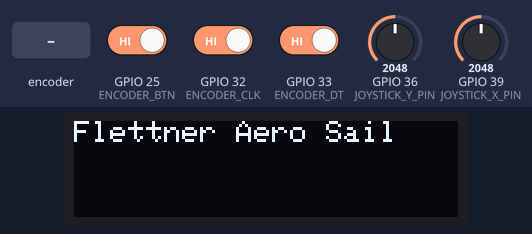
The program below on a simulated ESP32. Parts: 128×32 one-colour display. The test bench sets the inputs (shaded band); at power-on: GPIO 25 (ENCODER_BTN) HIGH, GPIO 32 (ENCODER_CLK) HIGH, GPIO 33 (ENCODER_DT) HIGH, GPIO 36 (JOYSTICK_Y_PIN) = 2048, GPIO 39 (JOYSTICK_X_PIN) = 2048. What the program prints to the serial monitor is not drawn.

Above: at 1.2 s.
1.3 s: rotary encoder on GPIO 32 (ENCODER_CLK) / GPIO 33 (ENCODER_DT) turned 3 steps (first pin leading)
At 1.32 s:
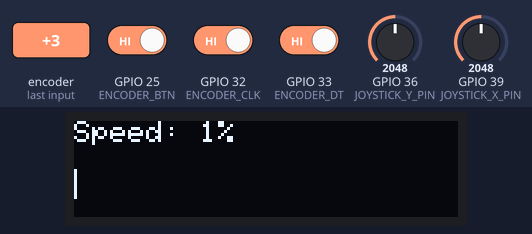
At 2.9 s:
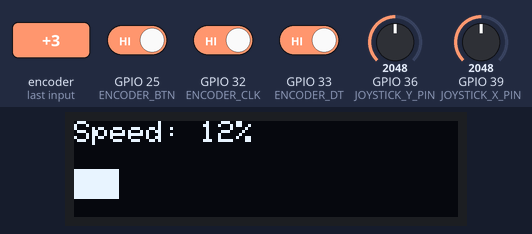
3.4 s: GPIO 25 (ENCODER_BTN) driven LOW
At 4.6 s:
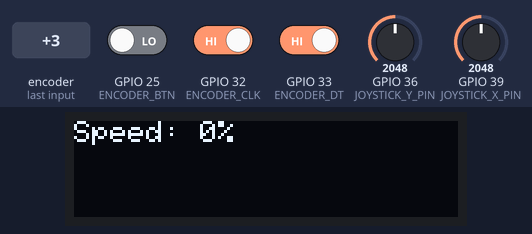
Timing chart, 0 to 6.4 s (numbered marks = the images above; inputs shaded):
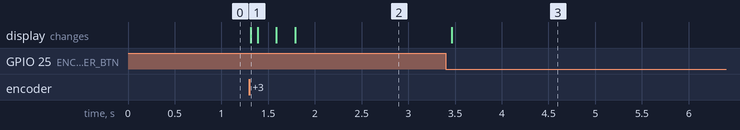

Measured:
- after the input at 1.3 s, the display: changes at once (image 1)
- after the input at 3.4 s, the display: changes after 0.07 s (image 3)

The program:

main.cpp
```cpp
//========================================================================================
// Controller FAS Project
//========================================================================================

// To-Do:
//----------------------------------------------------------------------------------------
// Urgent:
//        decrementing speed control 1500 stops it immediately → millis() function for timing
//        let the neutral_offset be 0, when no data has been received
//----------------------------------------------------------------------------------------
// Ideas:
//        implement a speedometer for the rotating cylinder and a corresponding display output
//        implement a maximum speed limiter (example: limit to 1750 instead of 2000)
//        implement sleep modes for power efficiency
//----------------------------------------------------------------------------------------

#include <esp_now.h>
#include <WiFi.h>
#include <Arduino.h>
#include <math.h>
#include <Adafruit_GFX.h>
#include <Adafruit_SSD1306.h>

//========================================================================================
// Configuration Constants
//========================================================================================
static const uint8_t CONTROLLER_MAC[] = {0xFC, 0xB4, 0x67, 0x77, 0x9B, 0x5C};
static const uint8_t BOAT_MAC[] =       {0xE4, 0x65, 0xB8, 0x49, 0xC3, 0x68};

static constexpr uint8_t JOYSTICK_X_PIN = 39;   // VRX VN
static constexpr uint8_t JOYSTICK_Y_PIN = 36;   // VRY VP
static constexpr uint8_t ENCODER_CLK = 32;      // A
static constexpr uint8_t ENCODER_DT = 33;       // B
static constexpr uint8_t ENCODER_BTN = 25;
static constexpr uint8_t SDA_PIN = 21;
static constexpr uint8_t SCL_PIN = 22;

static constexpr bool TESTING_ACTIVE = false;
static constexpr bool CUSTOM = false;
static constexpr unsigned long DEBOUNCE_DELAY_MS = 50;

// Display configuration
static constexpr uint8_t SCREEN_WIDTH = 128;
static constexpr uint8_t SCREEN_HEIGHT = 32;
static constexpr uint8_t OLED_ADDRESS = 0x3C;

//========================================================================================
// Data Structures
//========================================================================================
#pragma pack(push, 1)
// Structure for Data Transmission
struct TransmitData {
    char  message[32];
    float joystickX;
    float joystickY;
    bool  joystickButton;
    uint16_t rotaryEncoderValue;
    bool  rotaryEncoderButton;
};

struct ValueState {
    uint16_t rawX = 0;
    uint16_t rawY = 0;
    float    processedX = 0.0;
    float    processedY = 0.0;
    volatile long encoderValue = 0;
    volatile long lastEncoderValue = 0;
    int buttonState = HIGH;
    int lastButtonState = HIGH;
    unsigned long lastDebounceTime = 0;
    bool reverseState = false;
    bool dataReady = true;
    long speed = 0;
};
#pragma pack(pop)

//========================================================================================
// Global Objects
//========================================================================================
Adafruit_SSD1306 display(SCREEN_WIDTH, SCREEN_HEIGHT, &Wire, -1);
TransmitData txData;
ValueState valueState;

//========================================================================================
// Function Prototypes
//========================================================================================
void initializeDisplay();
void initializeEncoder();
void initializeESPNOW();
void updateJoystickValues();
void handleEncoderButton();
void updateDisplay();
void sendControlData();
void resetValues();
void onSent(const uint8_t *mac_addr, esp_now_send_status_t status);
void IRAM_ATTR updateEncoderA();
void IRAM_ATTR updateEncoderB();

//========================================================================================
// Setup and Loop
//========================================================================================
void setup() {
    Serial.begin(115200);
    WiFi.mode(WIFI_STA);

    initializeDisplay();
    initializeEncoder();
    initializeESPNOW();

    strncpy(txData.message, "Operational", sizeof(txData.message)-1);
    txData.message[sizeof(txData.message) - 1] = '\0';
    Serial.println("System initialized");
}

void loop() {
    if (valueState.dataReady) {
        updateJoystickValues();
        handleEncoderButton();
        updateDisplay();
        sendControlData();
    }

    if (CUSTOM) {
        Serial.print("X Value: ");
        Serial.println(txData.joystickX);
        Serial.print("Y Value: ");
        Serial.println(txData.joystickY);
        delay(200);
  }
}

//========================================================================================
// Hardware Initialization
//========================================================================================
void initializeDisplay() {
    Wire.begin();
    if (!display.begin(SSD1306_SWITCHCAPVCC, OLED_ADDRESS)) {
        Serial.println("Display initialization failed");
        while(true);
    }

    display.clearDisplay();
    display.setTextSize(1);
    display.setTextColor(WHITE);
    display.setCursor(0, 0);
    display.println("Flettner Aero Sail");
    display.display();
}

void initializeEncoder() {
    pinMode(ENCODER_CLK, INPUT_PULLUP);
    pinMode(ENCODER_DT, INPUT_PULLUP);
    pinMode(ENCODER_BTN, INPUT_PULLUP);
    attachInterrupt(digitalPinToInterrupt(ENCODER_CLK), updateEncoderA, CHANGE);
    attachInterrupt(digitalPinToInterrupt(ENCODER_DT), updateEncoderB, CHANGE);
    txData.rotaryEncoderValue = 1500;
}

void initializeESPNOW() {
    if (esp_now_init() != ESP_OK && TESTING_ACTIVE) {
      Serial.println("ESP-NOW konnte nicht initialisiert werden");
      return;
    }
    esp_now_register_send_cb(onSent);
    esp_now_peer_info_t peerInfo;
    memset(&peerInfo, 0, sizeof(peerInfo));
    memcpy(peerInfo.peer_addr, BOAT_MAC, 6);
    peerInfo.channel = 0;
    peerInfo.encrypt = false;

    if (!esp_now_is_peer_exist(BOAT_MAC)) {
      if (esp_now_add_peer(&peerInfo) != ESP_OK && TESTING_ACTIVE) {
        Serial.println("Peer registration failed");
      }
    }
}

//========================================================================================
// Input Handling
//========================================================================================
void updateJoystickValues() {
    valueState.rawX = analogRead(JOYSTICK_X_PIN);
    valueState.rawY = analogRead(JOYSTICK_Y_PIN);

    //
    valueState.processedX = constrain(
        map(valueState.rawX, 0, 4095, -255, 304), -255, 255);   // -208 255
    valueState.processedY = constrain(
        map(valueState.rawY, 0, 4095, 255, -306.5), -255, 255); // 255 -310.5

    txData.joystickX = valueState.rawX;
    txData.joystickY = valueState.rawY;
}

void handleEncoderButton() {
    int currentState = digitalRead(ENCODER_BTN);

    if (currentState != valueState.lastButtonState) {
        valueState.lastDebounceTime = millis();
    }
    if ((millis() - valueState.lastDebounceTime) > DEBOUNCE_DELAY_MS) {
        if (currentState != valueState.buttonState) {
            valueState.buttonState = currentState;

            // Trigger on the FALLING edge (button pressed)
            if (valueState.buttonState == LOW) {
                valueState.reverseState = !valueState.reverseState;
                resetValues();
                if (valueState.reverseState == true) {
                    txData.rotaryEncoderValue = map(valueState.speed, 0, 100, 1500, 2000);
                } else {
                    txData.rotaryEncoderValue = map(valueState.speed, 0, 100, 1500, 1000);
                }
            }
        }
    }
    valueState.lastButtonState = currentState;
}

void resetValues(){
    valueState.speed = 0;
    valueState.encoderValue = 0;
    valueState.lastEncoderValue = 0;
    display.clearDisplay();
    display.setCursor(0, 0);
    display.print("Speed: ");
    display.print(valueState.speed);
    display.print("%");
    display.display();
}

//========================================================================================
// Display & Communication
//========================================================================================
void updateDisplay() {
    if (valueState.encoderValue != valueState.lastEncoderValue) {
        valueState.lastEncoderValue = valueState.encoderValue;

        display.clearDisplay();

        valueState.speed = constrain(valueState.encoderValue, 0, 100);

        // Update PWM value based on current speed and direction
        txData.rotaryEncoderValue = valueState.reverseState
            ? map(valueState.speed, 0, 100, 1500, 2000)
            : map(valueState.speed, 0, 100, 1500, 1000);

        // Map speed 0–100 to bar width 0–128
        int barWidth = map(valueState.speed, 0, 100, 0, SCREEN_WIDTH);

        display.setCursor(0, 0);
        display.printf("Speed: %d%%", valueState.speed);

        int barHeight = 10;
        int barY      = 16;
        display.fillRect(0, barY, barWidth, barHeight, WHITE);

        // Update the display
        display.display();
    }
}

void sendControlData() {
    esp_err_t result = esp_now_send(BOAT_MAC, (uint8_t *) &txData, sizeof(txData));

    if (result != ESP_OK && TESTING_ACTIVE) {
      Serial.println("Transmission failed");
    }
}

void onSent(const uint8_t *mac_addr, esp_now_send_status_t status) {
  if (TESTING_ACTIVE) {
    Serial.print("Message sent: ");
    Serial.println(status == ESP_NOW_SEND_SUCCESS ? "Success" : "Failure");
  }
}

//========================================================================================
// Encoder ISRs
//========================================================================================
void IRAM_ATTR updateEncoderA() {
  const bool A = digitalRead(ENCODER_CLK);
  const bool B = digitalRead(ENCODER_DT);

  valueState.encoderValue += (A == B) ? -1 : 1;
  valueState.encoderValue = constrain(valueState.encoderValue, 0, 100);
}

void IRAM_ATTR updateEncoderB() {
  bool A = digitalRead(ENCODER_CLK);
  bool B = digitalRead(ENCODER_DT);

  valueState.encoderValue += (A != B) ? -1 : 1;
  valueState.encoderValue = constrain(valueState.encoderValue, 0, 100);
}
```
